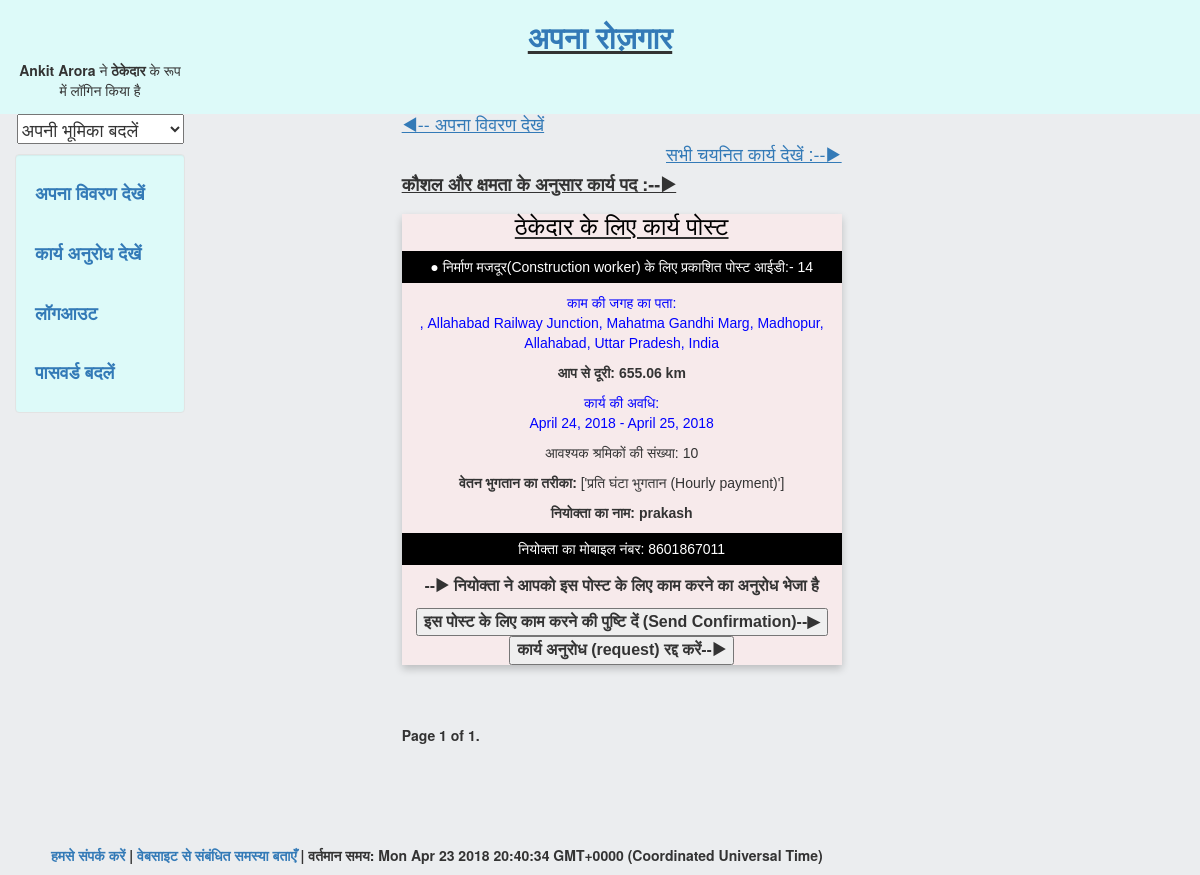
The page /worker/seepost (signed in) on the database its author committed.
### search/models.py (models this page shows, shortened)
class Posts(models.Model):
	post_id=models.AutoField(primary_key=True)
	username = models.CharField(max_length=100) # hirer who created the post
	name = models.CharField(max_length = 100,blank = True, null = True) #name of the hirer
	s_contact = models.CharField(max_length=50,blank = True,null = True)# mobile number
	rskill = models.CharField(max_length = 100,blank = True, null = True) # skill required for the work post
	street = models.CharField(max_length=250,blank = True, null = True)#locality
	location = models.CharField(max_length=250,blank = True, null = True)#google location of work site
	start_date = models.DateField(blank = True, null = True)# dates of work
	end_date = models.DateField(blank = True, null = True)
	Nworker = models.CharField(max_length=10,blank = True, null = True) # no. of workers required
	Twork = models.CharField(max_length = 250,blank = True, null = True) #type of payment(daily/monthly/hourly)
	description = models.TextField(max_length = 500,blank = True, null = True) # description of work
	lat = models.CharField(max_length = 50, blank = True, null= True)# coordinates of work location
	lng = models.CharField(max_length = 50, blank = True, null= True)
	status = models.CharField(max_length = 50,blank = True, null = True) #variable to store status of work request between hirer and worker
	distance = models.FloatField(blank = True, null = True) #distance between worker and work location
	temp=models.CharField(max_length = 2,blank = True, null = True) #temporary variable
	target=models.CharField(max_length = 2,blank = True, null = True) #target of the post (worker/contractor)

### worker/views.py (the view)
def viewpost(request):
  if request.user.username:
    if request.user.profile.loginas=="worker" or request.user.profile.loginas=="contractor":
      if request.user.profile.loginas=="worker":
        target='a'
      else:
        target='b'
      if request.method=="POST" and ('whire' in request.POST or 'wchire' in request.POST ):
        post_id=request.POST.get('post_id')
        user_id=request.POST.get('user_id')
        worker=request.POST.get('worker')
        hirer=request.POST.get('hirer')
        userworker=request.POST.get('userworker')
        userhirer=request.POST.get('userhirer')
        start_date=request.POST.get('start_date')
        end_date=request.POST.get('end_date')
        page=request.POST.get('page')
        abc=Status.objects.filter(post_id=post_id,user_id=user_id)
        r=Status.objects.filter(user_id=user_id,confirm='a',target=target)
        p=r.filter(Q(start_date__lte=start_date,end_date__gte=start_date)|Q(start_date__lte=end_date,end_date__gte=end_date)|Q(start_date__lte=start_date,end_date__gte=end_date)|Q(start_date__gte=start_date,end_date__lte=end_date))
        if len(p)==0:
          if len(abc)==0 and 'whire' in request.POST:
            cba=Status(target=target,post_id=post_id,user_id=user_id,worker=worker,hirer=hirer,worker_status=post_id,userworker=userworker,userhirer=userhirer,start_date=start_date,end_date=end_date)
            cba.save()
          else:
            for pqr in abc:
              if 'whire' in request.POST:
                pqr.worker_status=post_id
                pqr.confirm='a'
                pqr.save()
              elif 'wchire' in request.POST and (pqr.hirer_status!=pqr.post_id or pqr.confirm!='a'):
                pqr.delete()
              elif 'wchire' in request.POST and pqr.hirer_status==pqr.post_id:
                pqr.worker_status=0
                pqr.save()
        sta=Status.objects.filter(user_id=user_id,target=target)
        data=Profile.objects.get(user=request.user)
        if target=='a':
          pos=Posts.objects.filter(Q(rskill=data.skill1)|Q(rskill=data.skill2)|Q(rskill=data.skill3))
          pos=pos.filter(status='public',target=target)
          pos=pos.filter(end_date__gte=datetime.datetime.today().date())
        else:
           pos=Posts.objects.filter(target=target,status='public',end_date__gte=datetime.datetime.today().date())
        if len(pos)==0:
          warn='आपकी आवश्यकता से मेल खाने वाला कोई परिणाम नहीं है|'
          return render(request,'worker/postresult.html',{'pos':pos,'warn':warn})
        loc=location.objects.get(username=request.user.username)
        for dat in pos :
          r=Status.objects.filter(user_id=data.user_id,confirm='a',target=target)
          p=r.filter(Q(start_date__lte=dat.start_date,end_date__gte=dat.start_date)|Q(start_date__lte=dat.end_date,end_date__gte=dat.end_date)|Q(start_date__lte=dat.start_date,end_date__gte=dat.end_date)|Q(start_date__gte=dat.start_date,end_date__lte=dat.end_date))
          dis=discal(float(dat.lat),float(dat.lng),float(loc.lat),float(loc.lng))
          dat.distance=dis
          if len(p)!=0:
            dat.temp='e'
            for pp in p:
                  if pp.post_id==dat.post_id:
                    dat.temp='a'
          else:
            f=sta.filter(post_id=dat.post_id)
            if len(f)==0:
              dat.temp='d'
            else:
              for ff in f:
                if ff.post_id==ff.worker_status and ff.user_id==ff.hirer_status:
                      dat.temp='a'
                elif ff.post_id==ff.worker_status:
                      dat.temp='b'
                elif ff.user_id==ff.hirer_status:
                      dat.temp='c'
          dat.save()
        pos=pos.order_by('distance')
        warn=""
        pag = Paginator(pos,2)
        try:
          p = pag.page(int(page))
        except:
          p = pag.page(1)
        return render(request,'worker/postresult.html',{'pos':p,'user1':data,'warn':warn})
      else:
        data=Profile.objects.get(user=request.user)
        if target=='a':
          pos=Posts.objects.filter(Q(rskill=data.skill1)|Q(rskill=data.skill2)|Q(rskill=data.skill3))
          pos=pos.filter(status='public',target=target)
          pos=pos.filter(end_date__gte=datetime.datetime.today().date())
        else:
          pos=Posts.objects.filter(target=target,status='public',end_date__gte=datetime.datetime.today().date())
        if len(pos)==0:
          warn='आपकी आवश्यकता से मेल खाने वाला कोई परिणाम नहीं है|'
          return render(request,'worker/postresult.html',{'pos':pos,'warn':warn})
        loc=location.objects.get(username=request.user.username)
        sta=Status.objects.filter(user_id=data.user_id,target=target)
        for dat in pos :
          r=Status.objects.filter(user_id=data.user_id,confirm='a',target=target)
          p=r.filter(Q(start_date__lte=dat.start_date,end_date__gte=dat.start_date)|Q(start_date__lte=dat.end_date,end_date__gte=dat.end_date)|Q(start_date__lte=dat.start_date,end_date__gte=dat.end_date)|Q(start_date__gte=dat.start_date,end_date__lte=dat.end_date))
          dis=discal(float(dat.lat),float(dat.lng),float(loc.lat),float(loc.lng))
          dat.distance=dis
          if len(p)!=0:
            dat.temp='e'
            for pp in p:
                  if pp.post_id==dat.post_id:
                    dat.temp='a'
          else:
            f=sta.filter(post_id=dat.post_id)
            if len(f)==0:
              dat.temp='d'
            else:
              for ff in f:
                if ff.post_id==ff.worker_status and ff.user_id==ff.hirer_status:
                      dat.temp='a'
                elif ff.post_id==ff.worker_status:
                      dat.temp='b'
                elif ff.user_id==ff.hirer_status:
                      dat.temp='c'
          dat.save()
        pos=pos.order_by('distance')
        pag = Paginator(pos,2)
        page = request.GET.get('page',None)
        if not page:
          page='1'
        try:
         p = pag.page(int(page))
        except:
           p = pag.page(1)
        warn=""
        return render(request,'worker/postresult.html',{'pos':p,'user1':data,'warn':warn})
    else:
      warn="कृपया पहले कर्मचारी / ठेकेदार के रूप में लॉगिन करें"
      return render(request,'login/form.html',{'warn':warn})
  else:
    warn="कृपया लॉगिन करें"
    return render(request,'worker/view.html',{'warn':warn})

### worker/views.py (called while the page is built)
def discal(a,b,c,d):
  R = 6373.0
  lat1 = radians(a)
  lon1 = radians(b)
  lat2 = radians(c)
  lon2 = radians(d)
  dlon = lon2 - lon1
  dlat = lat2 - lat1
  a = sin(dlat / 2)**2 + cos(lat1) * cos(lat2) * sin(dlon / 2)**2
  c = 2 * atan2(sqrt(a), sqrt(1 - a))
  distance = R * c
  return round(distance,2)

### worker/templates/worker/postresult.html (shortened to what this page needs)
{% extends "login/header.html" %}
{% block content %}
<div class ='col-sm-6 col-sm-offset-2'>
  <link rel="stylesheet" href="https://cdnjs.cloudflare.com/ajax/libs/font-awesome/4.7.0/css/font-awesome.min.css">
<h4 align='left'>
          <a href = '/view'><u>&#9664;-- अपना विवरण देखें </u></a>
          </h4>
<h4 align='right'>
          <a href = '/confirm_work'><u>सभी चयनित कार्य देखें :--&#9654;</u></a>
          </h4>
          <h4><u><b>कौशल और क्षमता के अनुसार कार्य पद :--&#9654;</b></u></h4>
{% for data in pos %}
  <div class="card" style="background-color:#F7EAEB">
{% if 'a' in data.target %}
 <h3><u><font color="black">कर्मचारी के लिए कार्य पोस्ट</font></u></h3>
  {%else%}
 <h3><u><font color="black">ठेकेदार के लिए कार्य पोस्ट </font></u></h3>
  {%endif%}
  <p><button class = "but">&#9679; {{data.rskill}} के लिए प्रकाशित पोस्ट आईडी:- {{data.post_id}} </button></p>
  <p class="title">काम की जगह का पता: <br> {{data.street}}, {{data.location}} </p>
  <p><b>आप से दूरी: {{data.distance}} km</b></p>
  <p class="title">कार्य की अवधि: <br>{{data.start_date}} - {{data.end_date}}</p>
  <p>आवश्यक श्रमिकों की संख्या: {{data.Nworker}}</p>
  <p><b>वेतन भुगतान का तरीका:</b> {{data.Twork}}</p>
  <p><b>नियोक्ता का नाम: {{data.name}}</p></b>
  <p><button class = "but">नियोक्ता का मोबाइल नंबर: {{data.s_contact}}</button></p>
  <form method="POST" action="/pview">
     <font size = 3.5>
    {%if 'c' in data.temp %}
    <p><b>--&#9654; नियोक्ता ने आपको इस पोस्ट के लिए काम करने का अनुरोध भेजा है</b></p>
    <b><button type="submit" name = 'whire' >इस पोस्ट के लिए काम करने की पुष्टि दें (Send Confirmation)--&#9654;</button>
    <b><button type="submit" name = 'wchire' >कार्य अनुरोध (request) रद्द करें--&#9654;</button>
    {%endif%}
   </b>
 </font>
  </form>
  </div>
    <br>
    <br>
{% endfor %}
<b>
  <div class="pagination">
    <span class="step-links">
        <span class="current">
            Page {{ pos.number }} of {{ pos.paginator.num_pages }}.
        </span>
    </span>
</div>
  <b>
</div>
{% endblock %}

### login/templates/login/header.html (shortened to what this page needs)
<!DOCTYPE html>
<html lang="en">
 <head>
   {% load staticfiles %}
   <link rel="stylesheet" href="/login/static/login/css/bootstrap.min.css" type = "text/css"/>
   <link rel="stylesheet" href="/login/static/login/css/new.css" type = "text/css"/>
  </head>
<body class="body" >
	<div class="container-fluid" style = "min-height: 83%">
		<div class="row">
      <div class = "layer" style = "background-color:#DDFAF9;position: absolute; top: 0; left: 0; width: 100%; height: 13%;">
			  <div class="col-sm-2">
				<br>
        <br>
        <br>
				  <center>
					{% if request.user.username %}
          	<p><b> {{request.user.first_name}}</b> ने
            {% if request.user.profile.loginas == "worker" %} <b>कर्मचारी</b>
            {% elif request.user.profile.loginas == "contractor" %}<b>ठेकेदार</b>
            {% else %}<b>नियोक्ता</b>
            {% endif %}
          के रूप में लॉगिन किया है</p>
          {% endif %}
				  </center>
			  </div>
      </div>
			    <div class="col-sm-8 col-sm-offset-2">
				  <center>
				  <h2><b><u><a href="/about">अपना रोज़गार</a></b></u></h2>
				  </center>
			    </div>
		</div>
		<div class="row">
		  <div class="col-sm-2">
        <div id="sidebar" >
          <center>
          {% if request.user.username %}
                  <h4>
                <form method="post" action="/change_role">
                <select name='loginas' onchange='if(this.value != 0) { this.form.submit(); }'>
                <option value='0'>अपनी भूमिका बदलें</option>
                </select>
                </form>
            </h4>
            {%endif%}
          </center>
        </div>
			<div class="well bs-sidebar" id="sidebar" style="background-color:#DDFAF9">
			  <ul class="nav nav-pills nav-stacked">
			  	{% if request.user.username %}
			  	<h4><b><li><a href = '/view'>अपना विवरण देखें</a></li></b></h4><br>
                <h4><b><li><a href = '/workrequest'>कार्य अनुरोध देखें</a></li></b></h4><br>
			  	<h4><b><li><a href='/logout'>लॉगआउट</a></li></b></h4><br>
                <h4><b> <li><a href = '/change_password'>पासवर्ड बदलें</a></li></b></h4>
			  	{%else%}
				<h4><b><li><a href='/login'>लॉग इन करें</a></li></b></h4><br>
				<h4><b><li><a href='/register'>पंजीकरण करें</a></li></b></h4><br>
                                <h4><b><li><a href='/forgot_password'>पासवर्ड भूल गए?</a></li></b></h4>
				{%endif%}
			  </ul>
			</div>
		  </div>
		  <div class="col-sm-10">
			<div class='container-fluid'>
			   {% block content %}
			   {% endblock %}
			</div>
		  </div>
		</div>
	</div>
  <br>
  <br>
	  <footer>
         <br>
         <br>
		<div class="container-fluid" style='margin-left:3%'>
			<p><a href="/developer" target="blank">हमसे संपर्क करें</a> | <a href="/query" target="blank">वेबसाइट से संबंधित समस्या बताएँ</a> |
      <font id="currenttime"></font>
    </p>
		</div>
	  </footer>
</body>
</html>

### login/templates/login/header.html (style rules this page uses)
html, body { height:100% }
.body { background-color: #EBEDEF; position: absolute; width: 100%; z-index: 0; background-repeat: repeat-y; }

### worker/templates/worker/postresult.html (style rules this page uses)
.card { box-shadow: 0 4px 8px 0 rgba(0, 0, 0, 0.2); max-width: 500px; margin: auto; text-align: center; font-family: arial; }
.title { color: blue; font-size: 14px; }
.but { border: none; outline: 0; display: inline-block; padding: 6px; color: white; background-color: #000; text-align: center; cursor: pointer; width: 100%; font-size: 14px; }

### rows shown on the page
Posts: target "ठेकेदार के लिए कार्य पोस्ट", rskill "निर्माण मजदूर(Construction worker)", post_id "14", location "Allahabad Railway Junction, Mahatma Gandhi Marg, Madhopur, Allahabad, Uttar Pradesh, India", distance "655.06", start_date "April 24, 2018", end_date "April 25, 2018", Nworker "10", Twork "['प्रति घंटा भुगतान (Hourly payment)']", name "prakash", s_contact "8601867011", shows "--▶ नियोक्ता ने आपको इस पोस्ट के लिए काम करने का अनुरोध भेजा है"

### other values the page prints
{{ request.user.first_name }} "Ankit Arora"
{{ pos.number }} "1"
{{ pos.paginator.num_pages }} "1"
